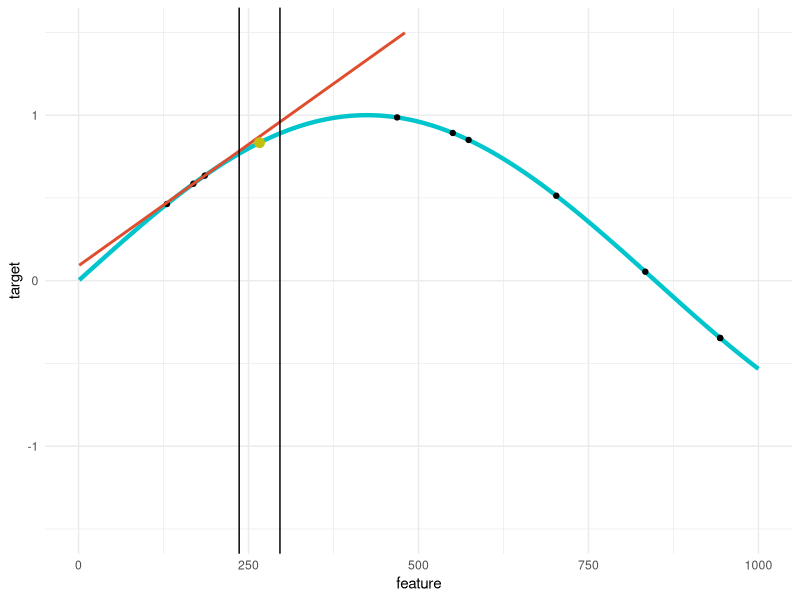
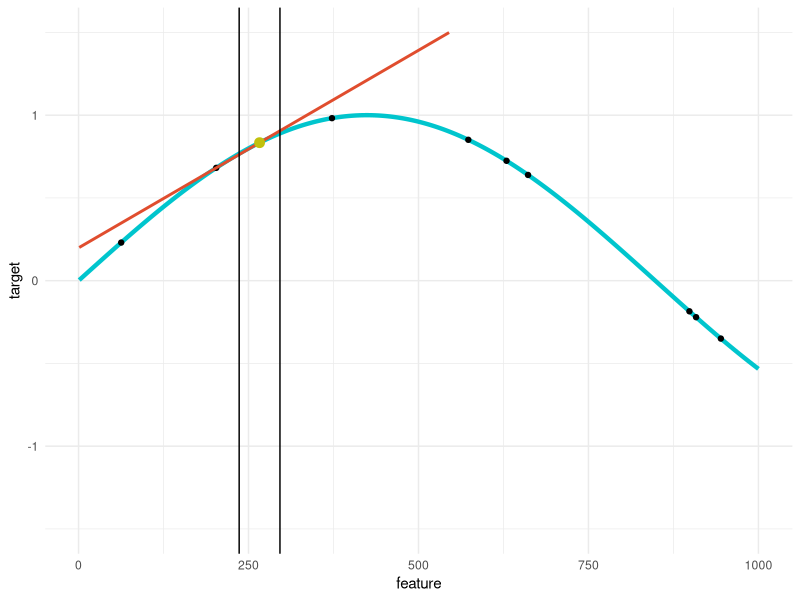
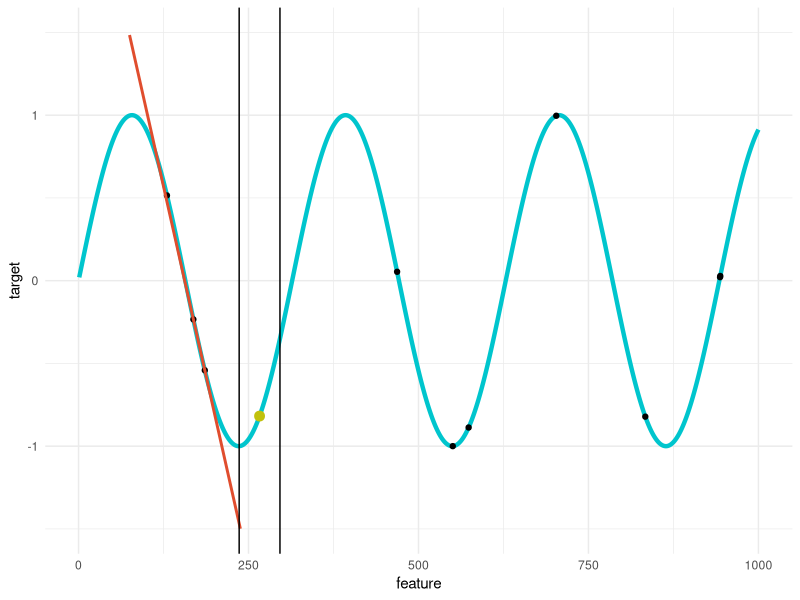
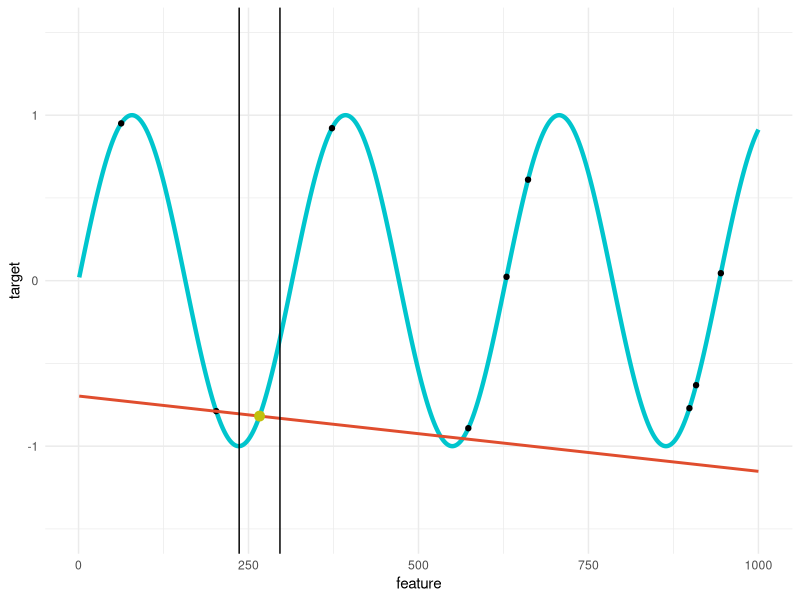
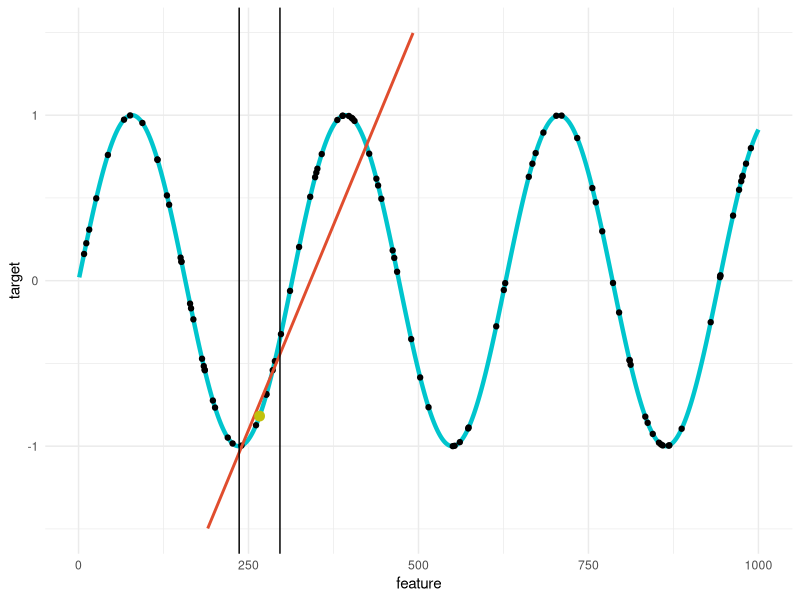
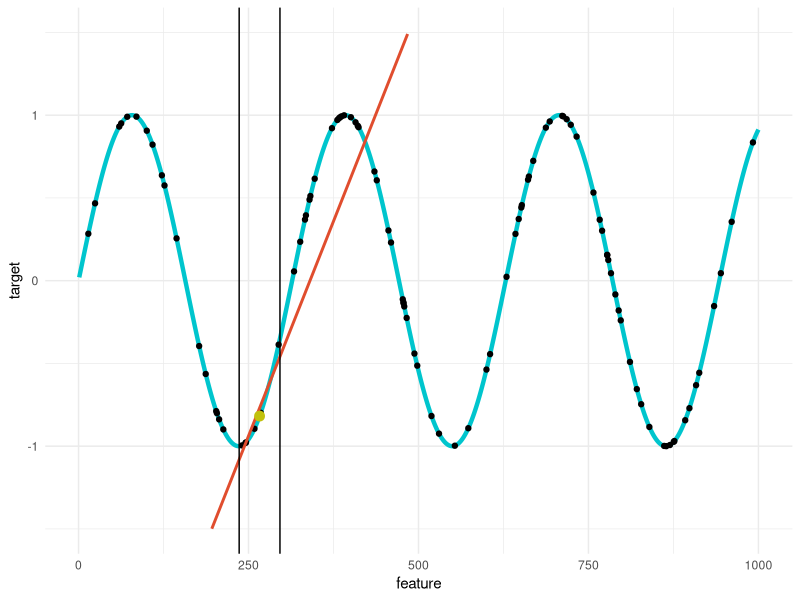
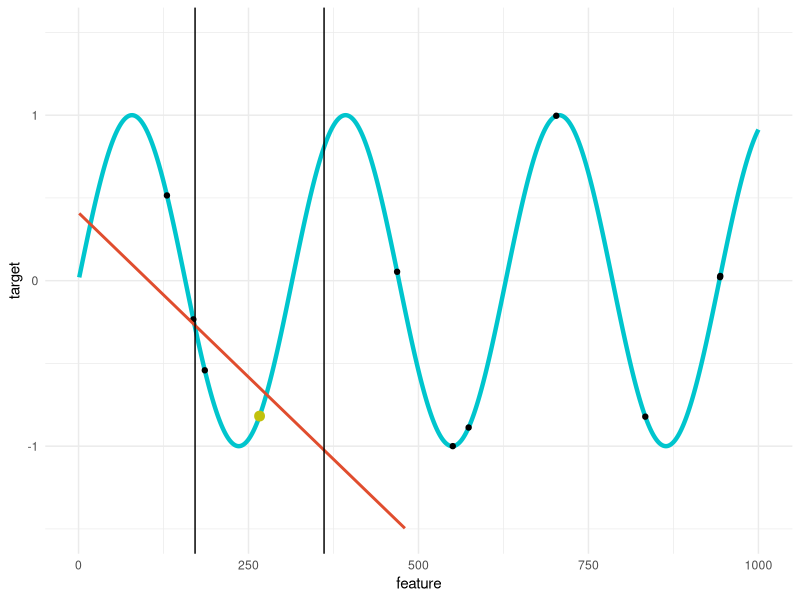
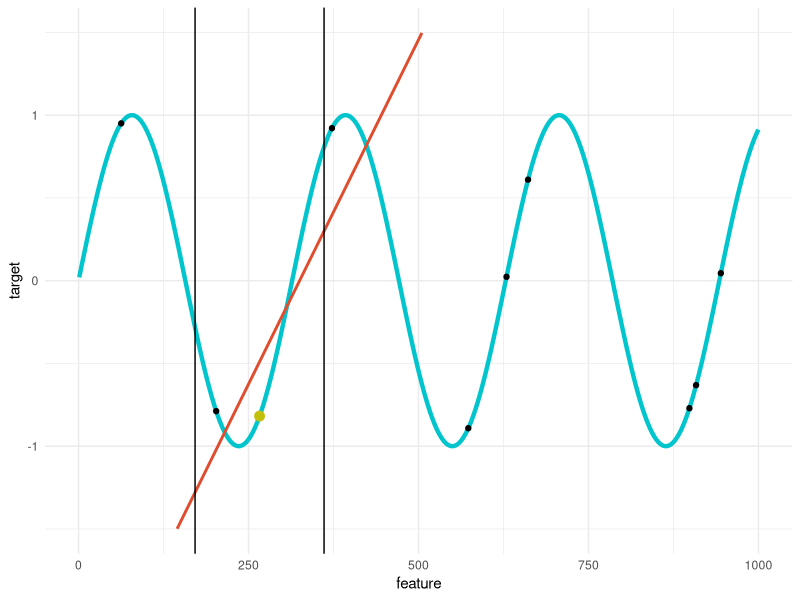

The R script that drew these images, in order: (Note: this script raises an error after producing the figures.)
## ---- chunk 1
req_packages  = c("lime", "mlr", "ggplot2", "ranger", "mlbench")
install_these = req_packages[!(req_packages %in% installed.packages())]
# Wo bleibt meine Zitation ;-)? Better work with the Description file, though!

if (length(install_these) > 0) install.packages(install_these)
library(ggplot2)

plot_lime = function(model_smoothness = 270, sample_seed, kernel_width = 900, sample_size = 10) {
  
  # create ground truth
  black_box = function(x) sin(x / model_smoothness)
  x = 1:1000
  y = black_box(x)

  set.seed(1)
  # randomly pick data point to explain
  x_ex = runif(1, 1, 1000)
  y_ex = black_box(x_ex)
  
  set.seed(sample_seed)
  # sample new data points
  x_samp = runif(sample_size, 1, 1000)
  y_samp = black_box(x_samp)
  data   = data.frame(x = x_samp, y = y_samp)
  
  # apply gaussian kernel to receive weights
  weights = exp( - (x_samp - x_ex)^2 / kernel_width )
  
  # fit surrogate model and get predictions
  model  = lm(y ~ x, data = data, weights = weights)
  y_pred = predict(model, newdata = data.frame(x = x))
  
  # visualize everything
  ggplot(data = NULL, aes(y = y, x = x)) +
    geom_line(color = "#00C5CD", size = 1.5) +
    geom_point(data = NULL, aes(x = x_samp, y = y_samp)) +
    geom_line(data = NULL, aes(x = x, y = y_pred), color = "#e04d2e", size = 1) +
    geom_point(data = NULL, aes(x = x_ex, y = y_ex), color = "#c1c10d", size = 3) +
    geom_vline(aes(xintercept = x_ex - sqrt(kernel_width))) +
    geom_vline(aes(xintercept = x_ex + sqrt(kernel_width))) +
    theme_minimal() +
    ylim(c(-1.5, 1.5)) +
    ylab("target") +
    xlab("feature")

}
  
## ---- chunk 2


plot_lime(sample_seed = 2)
  
## ---- chunk 3


plot_lime(sample_seed = 1)
  
## ---- chunk 4


plot_lime(sample_seed = 2, model_smoothness = 50)
  
## ---- chunk 5


plot_lime(sample_seed = 1, model_smoothness = 50)
  
## ---- chunk 6


plot_lime(sample_seed = 2, model_smoothness = 50, sample_size = 100)
  
## ---- chunk 7


plot_lime(sample_seed = 1, model_smoothness = 50, sample_size = 100)
  
## ---- chunk 8


plot_lime(sample_seed = 2, model_smoothness = 50, kernel_width = 9000)
  
## ---- chunk 9


plot_lime(sample_seed = 1, model_smoothness = 50, kernel_width = 9000)
  
## ---- chunk 10
knitr::include_graphics("images/boston.png")
## ---- chunk 11
knitr::include_graphics("images/boston_100iter_standard.png")
## ---- chunk 12
knitr::include_graphics("images/boston_100iter_scaled.png")
## ---- chunk 13
knitr::include_graphics("images/boston_100iter_outlier.png")
## ---- chunk 14
knitr::include_graphics("images/boston_100iter_outlier_scaled.png")
## ---- chunk 15
knitr::include_graphics("images/boston_100iter_bins.png")
## ---- chunk 16
knitr::include_graphics("images/boston_100iter_bins_scaled.png")
## ---- chunk 17
knitr::include_graphics("images/boston_100iter_bins_outlier.png")
## ---- chunk 18
knitr::include_graphics("images/boston_100iter_bins_outlier_scaled.png")
## ---- chunk 19
knitr::include_graphics("images/boston_lm.png")
## ---- chunk 20
knitr::include_graphics("images/boston_lm_scaled.png")
## ---- chunk 21
knitr::include_graphics("images/boston_lm_outlier.png")
## ---- chunk 22
knitr::include_graphics("images/boston_lm_outlier_scaled.png")
## ---- chunk 23
knitr::include_graphics("images/boston_lm_bins.png")
## ---- chunk 24
knitr::include_graphics("images/boston_lm_bins_scaled.png")
## ---- chunk 25
knitr::include_graphics("images/boston_lm_bins_outlier.png")
## ---- chunk 26
knitr::include_graphics("images/boston_lm_bins_outlier_scaled.png")
## ---- chunk 27
knitr::include_graphics("images/boston_tree.png")
## ---- chunk 28
knitr::include_graphics("images/boston_tree_scaled.png")
## ---- chunk 29
knitr::include_graphics("images/boston_tree_outlier.png")
## ---- chunk 30
knitr::include_graphics("images/boston_tree_outlier_scaled.png")
## ---- chunk 31
knitr::include_graphics("images/sd_p.png")
## ---- chunk 32
knitr::include_graphics("images/sd_npermutations.png")
## ---- chunk 33
knitr::include_graphics("images/bikes.png")
## ---- chunk 34
knitr::include_graphics("images/bikes_standard.png")
## ---- chunk 35
knitr::include_graphics("images/bikes_scaled.png")
## ---- chunk 36
knitr::include_graphics("images/bikes_outlier.png")
## ---- chunk 37
knitr::include_graphics("images/bikes_outlier_scaled.png")
## ---- chunk 38
knitr::include_graphics("images/bikes_lm.png")
## ---- chunk 39
knitr::include_graphics("images/bikes_lm_scaled.png")
## ---- chunk 40
knitr::include_graphics("images/bikes_lm_outlier.png")
## ---- chunk 41
knitr::include_graphics("images/bikes_lm_outlier_scaled.png")
## ---- chunk 42
knitr::include_graphics("images/bikes_tree.png")
## ---- chunk 43
knitr::include_graphics("images/bikes_tree_scaled.png")
## ---- chunk 44
knitr::include_graphics("images/bikes_tree_outlier.png")
## ---- chunk 45
knitr::include_graphics("images/bikes_tree_outlier_scaled.png")
## ---- chunk 46
knitr::include_graphics("images/bikes_manual_bins.png")
## ---- chunk 47
knitr::include_graphics("images/bikes_bins_lime.png")
## ---- chunk 48
knitr::include_graphics("images/bikes_no_bins.png")
## ---- chunk 49
knitr::include_graphics("images/boston_sampled_tree.png")
## ---- chunk 50
knitr::include_graphics("images/boston_sampled_tree_fst.png")
## ---- chunk 51
knitr::include_graphics("images/boston_sampled_tree_snd.png")
## ---- chunk 52

plot_better_lime = function(model_smoothness = 50, sample_seed, kernel_width = 900, sample_size = 10) {
  
  # create ground truth
  black_box = function(x) sin(x / model_smoothness)
  x = 1:1000
  y = black_box(x)

  set.seed(1)
  # randomly pick data point to explain
  x_ex = runif(1, 1, 1000)
  y_ex = black_box(x_ex)
  
  
  set.seed(sample_seed)
  # sample new data points
  x_samp = rnorm(sample_size, x_ex, sqrt(kernel_width))
  y_samp = black_box(x_samp)
  data   = data.frame(x = x_samp, y = y_samp)
  
  # fit surrogate model and get predictions
  model  = lm(y ~ x, data = data)
  y_pred = predict(model, newdata = data.frame(x = x))
  
  # visualize everything
  ggplot(data = NULL, aes(y = y, x = x)) +
    geom_line(color = "#00C5CD", size = 1.5) +
    geom_point(data = NULL, aes(x = x_samp, y = y_samp)) +
    geom_line(data = NULL, aes(x = x, y = y_pred), color = "#e04d2e", size = 1) +
    geom_point(data = NULL, aes(x = x_ex, y = y_ex), color = "#c1c10d", size = 3) +
    geom_vline(aes(xintercept = x_ex - sqrt(kernel_width))) +
    geom_vline(aes(xintercept = x_ex + sqrt(kernel_width))) +
    theme_minimal() +
    ylim(c(-1.5, 1.5)) +
    ylab("target") +
    xlab("feature")

}
  
## ---- chunk 53


plot_better_lime(sample_seed = 2, model_smoothness = 50, sample_size = 10)
  
## ---- chunk 54


plot_better_lime(sample_seed = 1, model_smoothness = 50, sample_size = 10)
  
## ---- chunk 55
knitr::include_graphics("images/boston_sampled_tree_fst_better.png")
## ---- chunk 56
knitr::include_graphics("images/boston_sampled_tree_snd_better.png")
## ---- chunk 57
knitr::include_graphics("images/boston_sampled_tree_snd_better_slim.png")
## ---- chunk 58
knitr::include_graphics("images/boston_sampled_tree_snd_slim.png")
